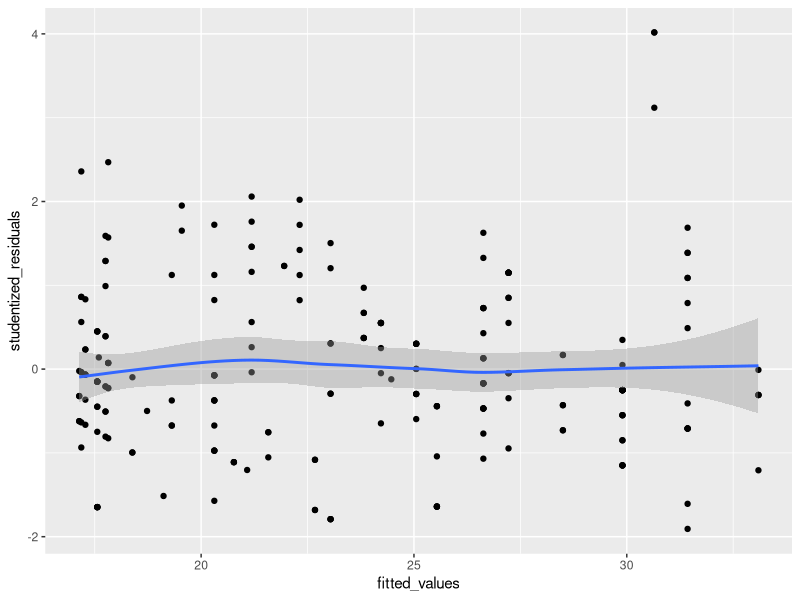
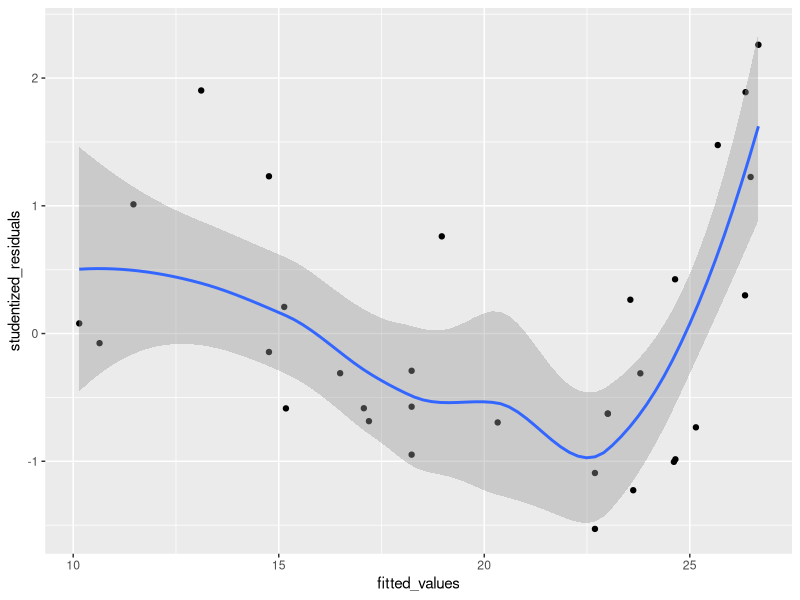

Source code (R) for these figures, in order:
## ---- chunk 1
knitr::opts_chunk$set(echo = TRUE,
                      message = FALSE,
                      warning = FALSE)
library(tidyverse)
## ---- chunk 2
mpg_lm <- lm(hwy ~ displ, data = mpg)
mpg_lm %>% str()
mpg_lm %>% coefficients()
mpg$displ %>%
  range()
mpg_lm %>%
  predict(newdata = tibble(displ = 5))
## ---- chunk 3
mpg_loess <- loess(hwy ~ displ, data = mpg)
fitted_values <- mpg_loess %>%
  fitted()
studentized_residuals <- mpg_loess %>%
  residuals() %>% 
  scale() %>% 
  as.numeric()
tibble(fitted_values, studentized_residuals) %>% 
  ggplot(aes(fitted_values, studentized_residuals)) +
  geom_point() +
  geom_smooth()
tibble(studentized_residuals) %>% 
  filter(studentized_residuals < -3 | studentized_residuals > 3)
## ---- chunk 4
mtcars_lm <- lm(mpg ~ disp, data = mtcars)
fitted_values <- mtcars_lm %>% 
  fitted()
residuals_lm <- mtcars_lm %>% 
  residuals()
studentized_residuals <- residuals_lm %>% 
  scale() %>% 
  as.numeric()
tibble(fitted_values, studentized_residuals) %>% 
  ggplot(aes(fitted_values, studentized_residuals)) +
  geom_point() +
  geom_smooth()
tibble(studentized_residuals) %>% 
  filter(studentized_residuals < -2 | studentized_residuals > 2)
